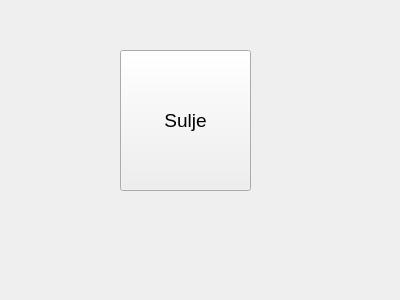
<?xml version="1.0" encoding="UTF-8"?>
<ui version="4.0">
 <class>FourthForm</class>
 <widget class="QWidget" name="FourthForm">
  <property name="geometry">
   <rect>
    <x>0</x>
    <y>0</y>
    <width>400</width>
    <height>300</height>
   </rect>
  </property>
  <property name="windowTitle">
   <string>Form</string>
  </property>
  <widget class="QPushButton" name="btnClose">
   <property name="geometry">
    <rect>
     <x>120</x>
     <y>50</y>
     <width>131</width>
     <height>141</height>
    </rect>
   </property>
   <property name="font">
    <font>
     <pointsize>14</pointsize>
    </font>
   </property>
   <property name="text">
    <string>Sulje</string>
   </property>
  </widget>
 </widget>
 <resources/>
 <connections/>
</ui>
